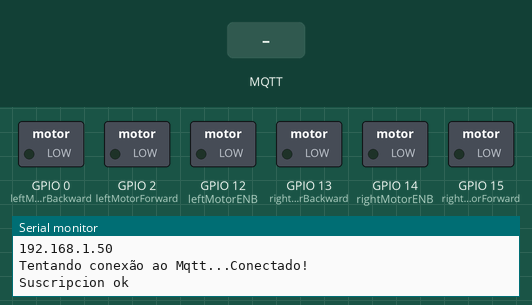
The sketch below on a simulated ESP8266 (NodeMCU). On the bench: switched loads named in the sketch (green lamp = pin HIGH), the last lines printed to the serial monitor. The inputs (shaded band) are chosen by the test bench. WiFi joins after 1.5 s; servers stay silent unless stated; random numbers use the default seed unless the sketch sets one; no MQTT or app messages arrive unless stated.

Above: at 2.7 s.
2.8 s: MQTT message "w" arrives on the first subscribed topic
At 3.4 s:
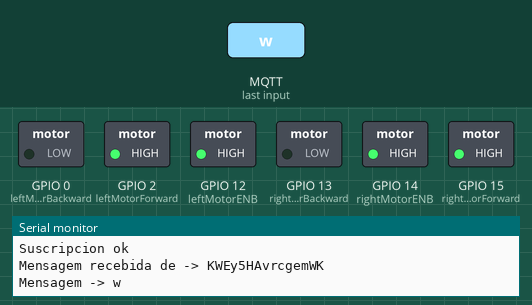
4.3 s: MQTT message "s" arrives on the first subscribed topic
At 5.5 s:
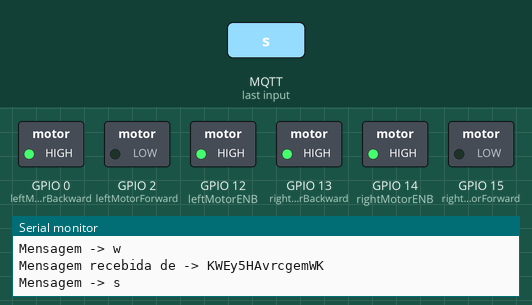
5.8 s: MQTT message "a" arrives on the first subscribed topic
At 6.9 s:
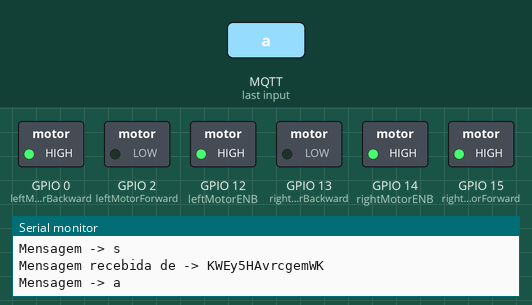
7.3 s: MQTT message "d" arrives on the first subscribed topic
At 8.0 s:
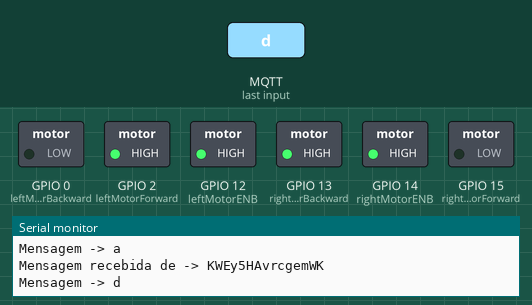
Timing chart, 0 to 9.8 s (numbered marks = the images above; inputs shaded):
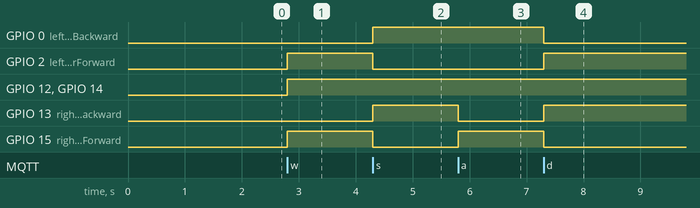

Measured:
- after the input at 2.8 s, GPIO 2 (leftMotorForward), GPIO 12 (leftMotorENB), GPIO 14 (rightMotorENB), GPIO 15 (rightMotorForward): LOW → HIGH at once
- after the input at 4.3 s, GPIO 0 (leftMotorBackward), GPIO 13 (rightMotorBackward): LOW → HIGH at once; GPIO 2 (leftMotorForward), GPIO 15 (rightMotorForward): HIGH → LOW at once
- after the input at 5.8 s, GPIO 13 (rightMotorBackward): HIGH → LOW at once; GPIO 15 (rightMotorForward): LOW → HIGH at once
- after the input at 7.3 s, GPIO 0 (leftMotorBackward), GPIO 15 (rightMotorForward): HIGH → LOW at once; GPIO 2 (leftMotorForward), GPIO 13 (rightMotorBackward): LOW → HIGH at once

The sketch:

RoboCarroWifi.ino
```cpp
//client.publish(topic_public,msg);

#include <PubSubClient.h>
#include <Arduino.h>

#include <ESP8266WiFi.h>

const char *mqtt_server = "ioticos.org";
const int   mqtt_port = 1883;

const char* mqtt_user = "MbO831pJCLM9Gww";
const char* mqtt_pass = "AfnOsHhsKo9Tt9s";

const char* root_topic_subscribe = "KWEy5HAvrcgemWK";
//const char* root_topic_publish = "";

const char* ssid = "******";
const char* password =  "****";

WiFiClient espClient;
PubSubClient client(espClient);

/* define L298N or L293D motor control pins */
int leftMotorForward = 2;     /* GPIO2(D4) -> IN3   */
int rightMotorForward = 15;   /* GPIO15(D8) -> IN1  */
int leftMotorBackward = 0;    /* GPIO0(D3) -> IN4   */
int rightMotorBackward = 13;  /* GPIO13(D7) -> IN2  */


/* define L298N or L293D enable pins */
int rightMotorENB = 14; /* GPIO14(D5) -> Motor-A Enable */
int leftMotorENB = 12;  /* GPIO12(D6) -> Motor-B Enable */

void callback(char* topic, byte* payload, unsigned int length);
void reconnect();
void setup_wifi();

void setup() {
  Serial.begin(115200);
//  pinMode(2,OUTPUT);
  /* initialize motor control pins as output */
  pinMode(leftMotorForward, OUTPUT);
  pinMode(rightMotorForward, OUTPUT);
  pinMode(leftMotorBackward, OUTPUT);
  pinMode(rightMotorBackward, OUTPUT);

  /* initialize motor enable pins as output */
  pinMode(leftMotorENB, OUTPUT);
  pinMode(rightMotorENB, OUTPUT);

  setup_wifi();
  client.setServer(mqtt_server, mqtt_port);
  client.setCallback(callback);

}

void loop() {
  if (!client.connected()) {
    reconnect();
  }
  client.loop();
}

void setup_wifi(){
  delay(10);
  // Nos conectamos a nuestra red Wifi
  Serial.println();
  Serial.print("Conectando a ssid: ");
  Serial.println(ssid);

  WiFi.begin(ssid, password);

  while (WiFi.status() != WL_CONNECTED) {
    delay(500);
    Serial.print(".");
  }

  Serial.println("");
  Serial.println("Conectado a red WiFi!");
  Serial.println("IP: ");
  Serial.println(WiFi.localIP());
}

void reconnect() {

  while (!client.connected()) {
    Serial.print("Tentando conexão ao Mqtt...");
    // Creamos un cliente ID
    String clientId = "IOTICOS_H_W_";
    clientId += String(random(0xffff), HEX);
    // Intentamos conectar
    if (client.connect(clientId.c_str(),mqtt_user,mqtt_pass)) {
      Serial.println("Conectado!");
      // Nos suscribimos
      if(client.subscribe(root_topic_subscribe)){
        Serial.println("Suscripcion ok");
      }else{
        Serial.println("falha Suscripcion");
      }
    } else {
      Serial.print("falha :( com error -> ");
      Serial.print(client.state());
      Serial.println(" Intentamos de nuevo en 5 segundos");
      delay(5000);
    }
  }
}

void callback(char* topic, byte* payload, unsigned int length){
  String incoming = "";
  Serial.print("Mensagem recebida de -> ");
  Serial.print(topic);
  Serial.println("");
  for (int i = 0; i < length; i++) {
    incoming += ((char)payload[i]);
  }
  incoming.trim();
  Serial.println("Mensagem -> " + incoming);

   if(String(topic) == root_topic_subscribe && incoming == "w") {
//    digitalWrite(LED1,HIGH);
    MotorForward();
   }
   else if(String(topic) == root_topic_subscribe && incoming == "s") {            //desligado
//    digitalWrite(LED1,LOW);
    MotorBackward();
   }
   else if(String(topic) == root_topic_subscribe && incoming == "a") {
//    digitalWrite(LED1,HIGH);
    TurnLeft();
   }
   else if(String(topic) == root_topic_subscribe && incoming == "d") {            //desligado
//    digitalWrite(LED1,LOW);
    TurnRight();
   }
   else if(String(topic) == root_topic_subscribe && incoming == "q") {
//    digitalWrite(LED1,HIGH);
    MotorStop();
   }
}


void MotorForward(void)
{
  digitalWrite(leftMotorENB,HIGH);
  digitalWrite(rightMotorENB,HIGH);
  digitalWrite(leftMotorForward,HIGH);
  digitalWrite(rightMotorForward,HIGH);
  digitalWrite(leftMotorBackward,LOW);
  digitalWrite(rightMotorBackward,LOW);
}

/********************************************* BACKWARD *****************************************************/
void MotorBackward(void)
{
  digitalWrite(leftMotorENB,HIGH);
  digitalWrite(rightMotorENB,HIGH);
  digitalWrite(leftMotorBackward,HIGH);
  digitalWrite(rightMotorBackward,HIGH);
  digitalWrite(leftMotorForward,LOW);
  digitalWrite(rightMotorForward,LOW);
}

/********************************************* TURN LEFT *****************************************************/
void TurnLeft(void)
{
  digitalWrite(leftMotorENB,HIGH);
  digitalWrite(rightMotorENB,HIGH);
  digitalWrite(leftMotorForward,LOW);
  digitalWrite(rightMotorForward,HIGH);
  digitalWrite(rightMotorBackward,LOW);
  digitalWrite(leftMotorBackward,HIGH);
}

/********************************************* TURN RIGHT *****************************************************/
void TurnRight(void)
{
  digitalWrite(leftMotorENB,HIGH);
  digitalWrite(rightMotorENB,HIGH);
  digitalWrite(leftMotorForward,HIGH);
  digitalWrite(rightMotorForward,LOW);
  digitalWrite(rightMotorBackward,HIGH);
  digitalWrite(leftMotorBackward,LOW);
}

/********************************************* STOP *****************************************************/
void MotorStop(void)
{
  digitalWrite(leftMotorENB,LOW);
  digitalWrite(rightMotorENB,LOW);
  digitalWrite(leftMotorForward,LOW);
  digitalWrite(leftMotorBackward,LOW);
  digitalWrite(rightMotorForward,LOW);
  digitalWrite(rightMotorBackward,LOW);
}
```
